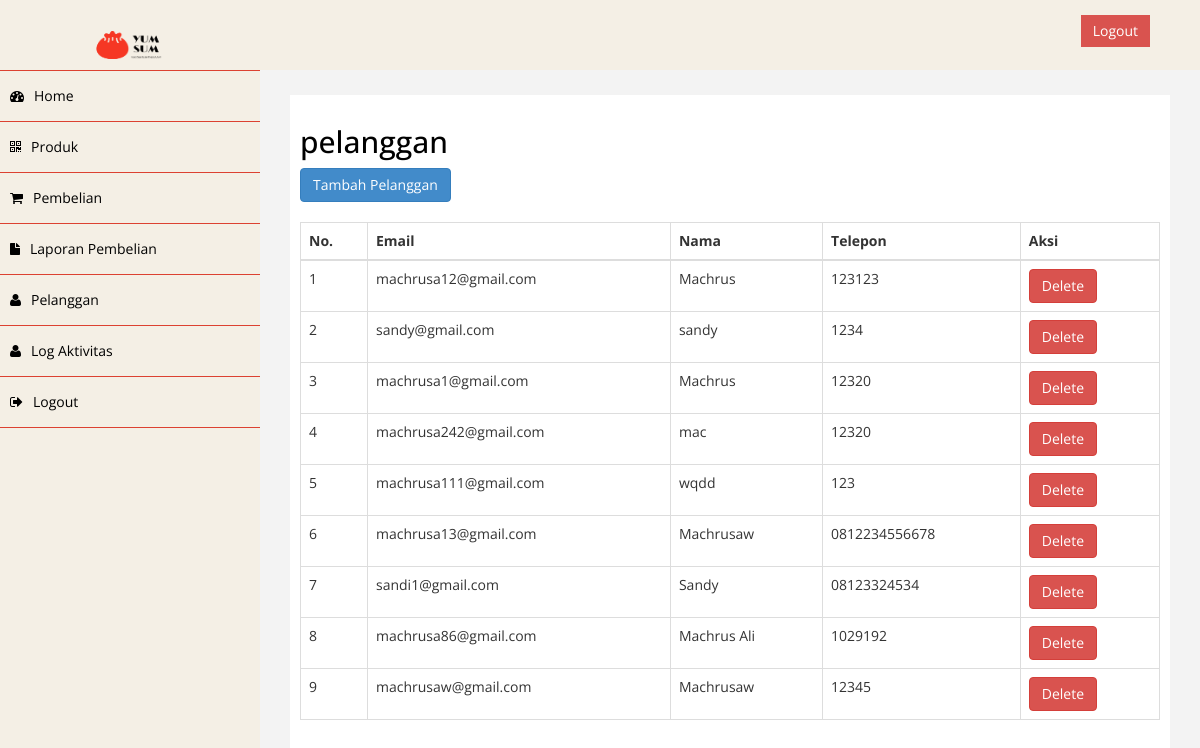
Page /admin/index.php?halaman=pelanggan (signed in) on the committed database.
### tables this page shows
CREATE TABLE `pelanggan` (
  `id_pelanggan` int(11) NOT NULL,
  `email_pelanggan` varchar(100) NOT NULL,
  `password_pelanggan` varchar(50) NOT NULL,
  `nama_pelanggan` varchar(100) NOT NULL,
  `telepon_pelanggan` varchar(25) NOT NULL,
  `alamat_pelanggan` text NOT NULL
);

### admin/pelanggan.php (the view, shortened to what this page needs)
<!DOCTYPE html>
<html>
<head>
</head>
<body>
<h2>pelanggan</h2>
<a href="index.php?halaman=tambahpelanggan" class="btn btn-primary">Tambah Pelanggan</a><br><br>
<table class="table table-bordered">
	<thead>
		<tr>
			<th>No.</th>
			<th>Email</th>
			<th>Nama</th>
			<th>Telepon</th>
			<th>Aksi</th>
		</tr>
	</thead>
	<tbody>
		<?php $nomor=1; ?>
		<?php $ambil=$koneksi->query("SELECT * FROM pelanggan"); ?>
		<?php while ($pecah = $ambil->fetch_assoc()){?>
		<tr>
			<td><?php echo $nomor; ?></td>
			<td><?php echo $pecah['email_pelanggan']; ?></td>
			<td><?php echo $pecah['nama_pelanggan']; ?></td>
		    <td><?php echo $pecah['telepon_pelanggan']; ?></td>
			<td>
				<a href="index.php?halaman=hapuspelanggan&id=<?php echo $pecah['id_pelanggan']; ?>" class="btn-danger btn">Delete</a>
			</td>
		</tr>
	<?php $nomor++; ?>
	<?php } ?>
	</tbody>
</table>
</body>
</html>

### admin/assets/css/custom.css (style rules this page uses)
body { font-family: 'Open Sans', sans-serif; }
h2 { color: rgb(0, 0, 0); }

### rows in the picture
pelanggan: email_pelanggan "machrusa12@gmail.com", nama_pelanggan "Machrus", telepon_pelanggan "123123"
pelanggan: email_pelanggan "sandy@gmail.com", nama_pelanggan "sandy", telepon_pelanggan "1234"
pelanggan: email_pelanggan "machrusa1@gmail.com", nama_pelanggan "Machrus", telepon_pelanggan "12320"
pelanggan: email_pelanggan "machrusa242@gmail.com", nama_pelanggan "mac", telepon_pelanggan "12320"
pelanggan: email_pelanggan "machrusa111@gmail.com", nama_pelanggan "wqdd", telepon_pelanggan "123"
pelanggan: email_pelanggan "machrusa13@gmail.com", nama_pelanggan "Machrusaw", telepon_pelanggan "0812234556678"
pelanggan: email_pelanggan "sandi1@gmail.com", nama_pelanggan "Sandy", telepon_pelanggan "08123324534"
pelanggan: email_pelanggan "machrusa86@gmail.com", nama_pelanggan "Machrus Ali", telepon_pelanggan "1029192"
pelanggan: email_pelanggan "machrusaw@gmail.com", nama_pelanggan "Machrusaw", telepon_pelanggan "12345"
